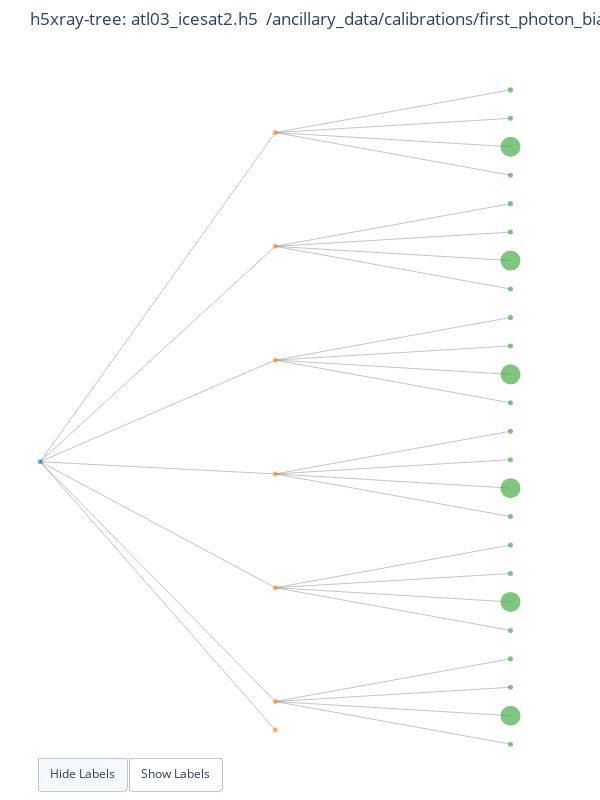

The notebook cell saved with this chart:
### Markdown cell above
# Plot Customization
Our data file might be quite large and complex. Let's take a closer look at a few specific groups in our data from the above plot.

### Code cell
tree2 = interactive.H5Tree(input_file, 
                           group_path='/ancillary_data/calibrations/first_photon_bias')

ft = tree2.explore()

### Figure 1 — Plotly figure (JSON) as saved in the notebook; plotly's stock layout.template omitted (floating-point values rounded to 4 significant figures)
{"data": [{"hoverinfo": "none", "line": {"color": "#888", "width": 0.5}, "mode": "lines", "type": "scatter", "x": [0, 1, null, 0, 1, null, 1, 2, null, 1, 2, null, 1, 2, null, 1, 2, null, 0, 1, null, 1, 2, null, 1, 2, null, 1, 2, null, 1, 2, null, 0, 1, null, 1, 2, null, 1, 2, null, 1, 2, null, 1, 2, null, 0, 1, null, 1, 2, null, 1, 2, null, 1, 2, null, 1, 2, null, 0, 1, null, 1, 2, null, 1, 2, null, 1, 2, null, 1, 2, null, 0, 1, null, 1, 2, null, 1, 2, null, 1, 2, null, 1, 2, null], "y": [0, -9.429, null, 0, -8.429, null, -8.429, -9.929, null, -8.429, -8.929, null, -8.429, -7.929, null, -8.429, -6.929, null, 0, -4.429, null, -4.429, -5.929, null, -4.429, -4.929, null, -4.429, -3.929, null, -4.429, -2.929, null, 0, -0.4286, null, -0.4286, -1.929, null, -0.4286, -0.9286, null, -0.4286, 0.07143, null, -0.4286, 1.071, null, 0, 3.571, null, 3.571, 2.071, null, 3.571, 3.071, null, 3.571, 4.071, null, 3.571, 5.071, null, 0, 7.571, null, 7.571, 6.071, null, 7.571, 7.071, null, 7.571, 8.071, null, 7.571, 9.071, null, 0, 11.57, null, 11.57, 10.07, null, 11.57, 11.07, null, 11.57, 12.07, null, 11.57, 13.07, null]}, {"hoverinfo": "text", "hoverlabel": {"align": "left"}, "hovertext": ["/<br>Size: None bytes<br>Type: None<br>Shape: None", "cal19_product<br>Size: 480 bytes<br>Type: |S80<br>Shape: (6,)<br>Attributes:<br>contentType: auxiliaryInformation<br>description: Name of ATLAS CAL Products containing the<br>    calibration data<br>long_name: CAL Product Name<br>source: CAL19<br>units: 1", "gt1l<br>Attributes:<br>Description: CAL19 -First Photon Bias. Provides a correction<br>    for first photon bias.", "dead_time<br>Size: 24 bytes<br>Type: float32<br>Shape: (6,)<br>Attributes:<br>contentType: auxiliaryInformation<br>description: Dead time value<br>long_name: Dead Time<br>source: CAL19<br>units: ns", "ffb_corr<br>Size: 3824640 bytes<br>Type: float64<br>Shape: (6, 160, 498)<br>Attributes:<br>contentType: auxiliaryInformation<br>description: First Photon Bias Correction (width, strength,<br>    deadtime) in picoseconds.<br>long_name: FFB Correction<br>source: CAL19<br>units: ps", "strength<br>Size: 7680 bytes<br>Type: float64<br>Shape: (6, 160)<br>Attributes:<br>contentType: auxiliaryInformation<br>description: Spot strength in events/shot (strength, deadtime)<br>long_name: Beam Strength<br>source: CAL19<br>units: 1", "width<br>Size: 23904 bytes<br>Type: float64<br>Shape: (6, 498)<br>Attributes:<br>contentType: auxiliaryInformation<br>description: Apparent width (width, deadtime)<br>long_name: Apparent Width<br>source: CAL19<br>units: ns", "gt1r<br>Attributes:<br>Description: CAL19 -First Photon Bias. Provides a correction<br>    for first photon bias.", "dead_time<br>Size: 24 bytes<br>Type: float32<br>Shape: (6,)<br>Attributes:<br>contentType: auxiliaryInformation<br>description: Dead time value<br>long_name: Dead Time<br>source: CAL19<br>units: ns", "ffb_corr<br>Size: 3824640 bytes<br>Type: float64<br>Shape: (6, 160, 498)<br>Attributes:<br>contentType: auxiliaryInformation<br>description: First Photon Bias Correction (width, strength,<br>    deadtime) in picoseconds.<br>long_name: FFB Correction<br>source: CAL19<br>units: ps", "strength<br>Size: 7680 bytes<br>Type: float64<br>Shape: (6, 160)<br>Attributes:<br>contentType: auxiliaryInformation<br>description: Spot strength in events/shot (strength, deadtime)<br>long_name: Beam Strength<br>source: CAL19<br>units: 1", "width<br>Size: 23904 bytes<br>Type: float64<br>Shape: (6, 498)<br>Attributes:<br>contentType: auxiliaryInformation<br>description: Apparent width (width, deadtime)<br>long_name: Apparent Width<br>source: CAL19<br>units: ns", "gt2l<br>Attributes:<br>Description: CAL19 -First Photon Bias. Provides a correction<br>    for first photon bias.", "dead_time<br>Size: 24 bytes<br>Type: float32<br>Shape: (6,)<br>Attributes:<br>contentType: auxiliaryInformation<br>description: Dead time value<br>long_name: Dead Time<br>source: CAL19<br>units: ns", "ffb_corr<br>Size: 3824640 bytes<br>Type: float64<br>Shape: (6, 160, 498)<br>Attributes:<br>contentType: auxiliaryInformation<br>description: First Photon Bias Correction (width, strength,<br>    deadtime) in picoseconds.<br>long_name: FFB Correction<br>source: CAL19<br>units: ps", "strength<br>Size: 7680 bytes<br>Type: float64<br>Shape: (6, 160)<br>Attributes:<br>contentType: auxiliaryInformation<br>description: Spot strength in events/shot (strength, deadtime)<br>long_name: Beam Strength<br>source: CAL19<br>units: 1", "width<br>Size: 23904 bytes<br>Type: float64<br>Shape: (6, 498)<br>Attributes:<br>contentType: auxiliaryInformation<br>description: Apparent width (width, deadtime)<br>long_name: Apparent Width<br>source: CAL19<br>units: ns", "gt2r<br>Attributes:<br>Description: CAL19 -First Photon Bias. Provides a correction<br>    for first photon bias.", "dead_time<br>Size: 24 bytes<br>Type: float32<br>Shape: (6,)<br>Attributes:<br>contentType: auxiliaryInformation<br>description: Dead time value<br>long_name: Dead Time<br>source: CAL19<br>units: ns", "ffb_corr<br>Size: 3824640 bytes<br>Type: float64<br>Shape: (6, 160, 498)<br>Attributes:<br>contentType: auxiliaryInformation<br>description: First Photon Bias Correction (width, strength,<br>    deadtime) in picoseconds.<br>long_name: FFB Correction<br>source: CAL19<br>units: ps", "strength<br>Size: 7680 bytes<br>Type: float64<br>Shape: (6, 160)<br>Attributes:<br>contentType: auxiliaryInformation<br>description: Spot strength in events/shot (strength, deadtime)<br>long_name: Beam Strength<br>source: CAL19<br>units: 1", "width<br>Size: 23904 bytes<br>Type: float64<br>Shape: (6, 498)<br>Attributes:<br>contentType: auxiliaryInformation<br>description: Apparent width (width, deadtime)<br>long_name: Apparent Width<br>source: CAL19<br>units: ns", "gt3l<br>Attributes:<br>Description: CAL19 -First Photon Bias. Provides a correction<br>    for first photon bias.", "dead_time<br>Size: 24 bytes<br>Type: float32<br>Shape: (6,)<br>Attributes:<br>contentType: auxiliaryInformation<br>description: Dead time value<br>long_name: Dead Time<br>source: CAL19<br>units: ns", "ffb_corr<br>Size: 3824640 bytes<br>Type: float64<br>Shape: (6, 160, 498)<br>Attributes:<br>contentType: auxiliaryInformation<br>description: First Photon Bias Correction (width, strength,<br>    deadtime) in picoseconds.<br>long_name: FFB Correction<br>source: CAL19<br>units: ps", "strength<br>Size: 7680 bytes<br>Type: float64<br>Shape: (6, 160)<br>Attributes:<br>contentType: auxiliaryInformation<br>description: Spot strength in events/shot (strength, deadtime)<br>long_name: Beam Strength<br>source: CAL19<br>units: 1", "width<br>Size: 23904 bytes<br>Type: float64<br>Shape: (6, 498)<br>Attributes:<br>contentType: auxiliaryInformation<br>description: Apparent width (width, deadtime)<br>long_name: Apparent Width<br>source: CAL19<br>units: ns", "gt3r<br>Attributes:<br>Description: CAL19 -First Photon Bias. Provides a correction<br>    for first photon bias.", "dead_time<br>Size: 24 bytes<br>Type: float32<br>Shape: (6,)<br>Attributes:<br>contentType: auxiliaryInformation<br>description: Dead time value<br>long_name: Dead Time<br>source: CAL19<br>units: ns", "ffb_corr<br>Size: 3824640 bytes<br>Type: float64<br>Shape: (6, 160, 498)<br>Attributes:<br>contentType: auxiliaryInformation<br>description: First Photon Bias Correction (width, strength,<br>    deadtime) in picoseconds.<br>long_name: FFB Correction<br>source: CAL19<br>units: ps", "strength<br>Size: 7680 bytes<br>Type: float64<br>Shape: (6, 160)<br>Attributes:<br>contentType: auxiliaryInformation<br>description: Spot strength in events/shot (strength, deadtime)<br>long_name: Beam Strength<br>source: CAL19<br>units: 1", "width<br>Size: 23904 bytes<br>Type: float64<br>Shape: (6, 498)<br>Attributes:<br>contentType: auxiliaryInformation<br>description: Apparent width (width, deadtime)<br>long_name: Apparent Width<br>source: CAL19<br>units: ns"], "marker": {"color": ["#1f77b4", "#ff7f0e", "#ff7f0e", "#2ca02c", "#2ca02c", "#2ca02c", "#2ca02c", "#ff7f0e", "#2ca02c", "#2ca02c", "#2ca02c", "#2ca02c", "#ff7f0e", "#2ca02c", "#2ca02c", "#2ca02c", "#2ca02c", "#ff7f0e", "#2ca02c", "#2ca02c", "#2ca02c", "#2ca02c", "#ff7f0e", "#2ca02c", "#2ca02c", "#2ca02c", "#2ca02c", "#ff7f0e", "#2ca02c", "#2ca02c", "#2ca02c", "#2ca02c"], "line": {"width": 0}, "opacity": 0.6, "showscale": false, "size": [5, 5.002, 5, 5.0, 20, 5.03, 5.094, 5, 5.0, 20, 5.03, 5.094, 5, 5.0, 20, 5.03, 5.094, 5, 5.0, 20, 5.03, 5.094, 5, 5.0, 20, 5.03, 5.094, 5, 5.0, 20, 5.03, 5.094]}, "mode": "markers", "text": ["/", "cal19_product", "gt1l", "dead_time", "ffb_corr", "strength", "width", "gt1r", "dead_time", "ffb_corr", "strength", "width", "gt2l", "dead_time", "ffb_corr", "strength", "width", "gt2r", "dead_time", "ffb_corr", "strength", "width", "gt3l", "dead_time", "ffb_corr", "strength", "width", "gt3r", "dead_time", "ffb_corr", "strength", "width"], "textfont": {"color": "black"}, "type": "scatter", "x": [0, 1, 1, 2, 2, 2, 2, 1, 2, 2, 2, 2, 1, 2, 2, 2, 2, 1, 2, 2, 2, 2, 1, 2, 2, 2, 2, 1, 2, 2, 2, 2], "y": [0, -9.429, -8.429, -9.929, -8.929, -7.929, -6.929, -4.429, -5.929, -4.929, -3.929, -2.929, -0.4286, -1.929, -0.9286, 0.07143, 1.071, 3.571, 2.071, 3.071, 4.071, 5.071, 7.571, 6.071, 7.071, 8.071, 9.071, 11.57, 10.07, 11.07, 12.07, 13.07]}], "layout": {"height": 800, "hovermode": "closest", "margin": {"b": 10, "l": 10, "r": 50, "t": 50}, "paper_bgcolor": "white", "plot_bgcolor": "white", "showlegend": false, "title": {"text": "h5xray-tree: atl03_icesat2.h5 \n/ancillary_data/calibrations/first_photon_bias"}, "updatemenus": [{"buttons": [{"args": [{"mode": "markers"}, [1]], "label": "Hide Labels", "method": "restyle"}, {"args": [{"mode": "markers+text"}, [1]], "label": "Show Labels", "method": "restyle"}], "direction": "left", "pad": {"r": 10, "t": 10}, "showactive": true, "type": "buttons", "x": 0.05, "xanchor": "left", "y": 0.05, "yanchor": "top"}], "width": 600, "xaxis": {"showgrid": false, "showticklabels": false, "zeroline": false}, "yaxis": {"showgrid": false, "showticklabels": false, "zeroline": false}}}
